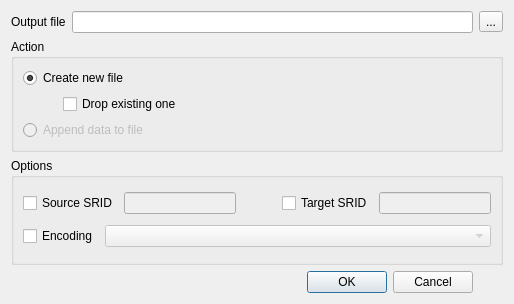
<?xml version="1.0" encoding="UTF-8"?>
<ui version="4.0">
 <class>DbManagerDlgExportVector</class>
 <widget class="QDialog" name="DbManagerDlgExportVector">
  <property name="geometry">
   <rect>
    <x>0</x>
    <y>0</y>
    <width>514</width>
    <height>304</height>
   </rect>
  </property>
  <property name="windowTitle">
   <string>Export to vector file</string>
  </property>
  <layout class="QGridLayout" name="gridLayout_2">
   <item row="0" column="0">
    <widget class="QLabel" name="label_5">
     <property name="sizePolicy">
      <sizepolicy hsizetype="Fixed" vsizetype="Preferred">
       <horstretch>0</horstretch>
       <verstretch>0</verstretch>
      </sizepolicy>
     </property>
     <property name="text">
      <string>Output file</string>
     </property>
    </widget>
   </item>
   <item row="0" column="1">
    <widget class="QLineEdit" name="editOutputFile">
     <property name="text">
      <string notr="true"/>
     </property>
    </widget>
   </item>
   <item row="0" column="2">
    <widget class="QToolButton" name="btnChooseOutputFile">
     <property name="text">
      <string>...</string>
     </property>
    </widget>
   </item>
   <item row="1" column="0" colspan="3">
    <widget class="QGroupBox" name="groupBox">
     <property name="title">
      <string>Action</string>
     </property>
     <layout class="QVBoxLayout">
      <item>
       <widget class="QRadioButton" name="radCreate">
        <property name="text">
         <string>Create new file</string>
        </property>
        <property name="checked">
         <bool>true</bool>
        </property>
       </widget>
      </item>
      <item>
       <layout class="QHBoxLayout">
        <item>
         <spacer>
          <property name="orientation">
           <enum>Qt::Horizontal</enum>
          </property>
          <property name="sizeType">
           <enum>QSizePolicy::Fixed</enum>
          </property>
          <property name="sizeHint" stdset="0">
           <size>
            <width>40</width>
            <height>20</height>
           </size>
          </property>
         </spacer>
        </item>
        <item>
         <widget class="QCheckBox" name="chkDropTable">
          <property name="text">
           <string>Drop existing one</string>
          </property>
         </widget>
        </item>
       </layout>
      </item>
      <item>
       <widget class="QRadioButton" name="radAppend">
        <property name="enabled">
         <bool>false</bool>
        </property>
        <property name="text">
         <string>Append data to file</string>
        </property>
       </widget>
      </item>
     </layout>
    </widget>
   </item>
   <item row="2" column="0" colspan="3">
    <widget class="QGroupBox" name="groupBox_2">
     <property name="title">
      <string>Options</string>
     </property>
     <layout class="QGridLayout" name="gridLayout">
      <item row="0" column="0" colspan="2">
       <layout class="QHBoxLayout" name="horizontalLayout">
        <item>
         <widget class="QCheckBox" name="chkSourceSrid">
          <property name="text">
           <string>Source SRID</string>
          </property>
         </widget>
        </item>
        <item>
         <widget class="QLineEdit" name="editSourceSrid">
          <property name="enabled">
           <bool>false</bool>
          </property>
          <property name="text">
           <string notr="true"/>
          </property>
         </widget>
        </item>
        <item>
         <spacer name="spacer">
          <property name="orientation">
           <enum>Qt::Horizontal</enum>
          </property>
          <property name="sizeType">
           <enum>QSizePolicy::Fixed</enum>
          </property>
          <property name="sizeHint" stdset="0">
           <size>
            <width>40</width>
            <height>20</height>
           </size>
          </property>
         </spacer>
        </item>
        <item>
         <widget class="QCheckBox" name="chkTargetSrid">
          <property name="text">
           <string>Target SRID</string>
          </property>
         </widget>
        </item>
        <item>
         <widget class="QLineEdit" name="editTargetSrid">
          <property name="enabled">
           <bool>false</bool>
          </property>
          <property name="text">
           <string notr="true"/>
          </property>
         </widget>
        </item>
       </layout>
      </item>
      <item row="1" column="0">
       <widget class="QCheckBox" name="chkEncoding">
        <property name="text">
         <string>Encoding</string>
        </property>
       </widget>
      </item>
      <item row="1" column="1">
       <widget class="QComboBox" name="cboEncoding">
        <property name="enabled">
         <bool>false</bool>
        </property>
        <property name="sizePolicy">
         <sizepolicy hsizetype="Expanding" vsizetype="Fixed">
          <horstretch>0</horstretch>
          <verstretch>0</verstretch>
         </sizepolicy>
        </property>
        <property name="editable">
         <bool>false</bool>
        </property>
        <property name="insertPolicy">
         <enum>QComboBox::NoInsert</enum>
        </property>
       </widget>
      </item>
     </layout>
    </widget>
   </item>
   <item row="3" column="0" colspan="2">
    <widget class="QDialogButtonBox" name="buttonBox">
     <property name="orientation">
      <enum>Qt::Horizontal</enum>
     </property>
     <property name="standardButtons">
      <set>QDialogButtonBox::Cancel|QDialogButtonBox::Ok</set>
     </property>
    </widget>
   </item>
  </layout>
 </widget>
 <tabstops>
  <tabstop>radCreate</tabstop>
  <tabstop>chkDropTable</tabstop>
  <tabstop>radAppend</tabstop>
  <tabstop>chkSourceSrid</tabstop>
  <tabstop>editSourceSrid</tabstop>
  <tabstop>chkEncoding</tabstop>
  <tabstop>cboEncoding</tabstop>
  <tabstop>buttonBox</tabstop>
 </tabstops>
 <resources/>
 <connections>
  <connection>
   <sender>buttonBox</sender>
   <signal>rejected()</signal>
   <receiver>DbManagerDlgExportVector</receiver>
   <slot>reject()</slot>
   <hints>
    <hint type="sourcelabel">
     <x>325</x>
     <y>518</y>
    </hint>
    <hint type="destinationlabel">
     <x>286</x>
     <y>274</y>
    </hint>
   </hints>
  </connection>
  <connection>
   <sender>chkSourceSrid</sender>
   <signal>toggled(bool)</signal>
   <receiver>editSourceSrid</receiver>
   <slot>setEnabled(bool)</slot>
   <hints>
    <hint type="sourcelabel">
     <x>115</x>
     <y>390</y>
    </hint>
    <hint type="destinationlabel">
     <x>166</x>
     <y>394</y>
    </hint>
   </hints>
  </connection>
  <connection>
   <sender>chkTargetSrid</sender>
   <signal>toggled(bool)</signal>
   <receiver>editTargetSrid</receiver>
   <slot>setEnabled(bool)</slot>
   <hints>
    <hint type="sourcelabel">
     <x>360</x>
     <y>396</y>
    </hint>
    <hint type="destinationlabel">
     <x>435</x>
     <y>394</y>
    </hint>
   </hints>
  </connection>
  <connection>
   <sender>chkEncoding</sender>
   <signal>toggled(bool)</signal>
   <receiver>cboEncoding</receiver>
   <slot>setEnabled(bool)</slot>
   <hints>
    <hint type="sourcelabel">
     <x>98</x>
     <y>415</y>
    </hint>
    <hint type="destinationlabel">
     <x>201</x>
     <y>414</y>
    </hint>
   </hints>
  </connection>
  <connection>
   <sender>radCreate</sender>
   <signal>toggled(bool)</signal>
   <receiver>chkDropTable</receiver>
   <slot>setEnabled(bool)</slot>
   <hints>
    <hint type="sourcelabel">
     <x>131</x>
     <y>216</y>
    </hint>
    <hint type="destinationlabel">
     <x>140</x>
     <y>245</y>
    </hint>
   </hints>
  </connection>
  <connection>
   <sender>buttonBox</sender>
   <signal>accepted()</signal>
   <receiver>DbManagerDlgExportVector</receiver>
   <slot>accept()</slot>
   <hints>
    <hint type="sourcelabel">
     <x>452</x>
     <y>505</y>
    </hint>
    <hint type="destinationlabel">
     <x>508</x>
     <y>243</y>
    </hint>
   </hints>
  </connection>
 </connections>
</ui>
